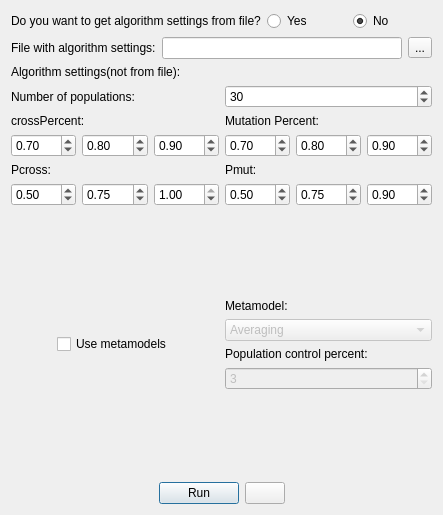
<?xml version="1.0" encoding="UTF-8"?>
<ui version="4.0">
 <class>GADialog</class>
 <widget class="QDialog" name="GADialog">
  <property name="geometry">
   <rect>
    <x>0</x>
    <y>0</y>
    <width>443</width>
    <height>515</height>
   </rect>
  </property>
  <property name="windowTitle">
   <string>Genetic Algorithm</string>
  </property>
  <layout class="QGridLayout" name="gridLayout">
   <item row="0" column="0">
    <layout class="QVBoxLayout" name="verticalLayout_12">
     <item>
      <layout class="QHBoxLayout" name="horizontalLayout">
       <item>
        <layout class="QVBoxLayout" name="verticalLayout_11">
         <item>
          <layout class="QHBoxLayout" name="horizontalLayout_8">
           <item>
            <widget class="QLabel" name="label_3">
             <property name="text">
              <string>Do you want to get algorithm settings from file?</string>
             </property>
            </widget>
           </item>
           <item>
            <widget class="QRadioButton" name="yes">
             <property name="text">
              <string>Yes</string>
             </property>
            </widget>
           </item>
           <item>
            <widget class="QRadioButton" name="no">
             <property name="text">
              <string>No</string>
             </property>
             <property name="checked">
              <bool>true</bool>
             </property>
            </widget>
           </item>
          </layout>
         </item>
         <item>
          <layout class="QHBoxLayout" name="horizontalLayout_2">
           <item>
            <widget class="QLabel" name="label">
             <property name="text">
              <string>File with algorithm settings:</string>
             </property>
            </widget>
           </item>
           <item>
            <widget class="QLineEdit" name="algconfname"/>
           </item>
           <item>
            <widget class="QToolButton" name="toolButton">
             <property name="text">
              <string>...</string>
             </property>
            </widget>
           </item>
          </layout>
         </item>
         <item>
          <widget class="QLabel" name="label_10">
           <property name="text">
            <string>Algorithm settings(not from file):</string>
           </property>
          </widget>
         </item>
         <item>
          <layout class="QHBoxLayout" name="horizontalLayout_5">
           <item>
            <widget class="QLabel" name="label_2">
             <property name="text">
              <string>Number of populations:</string>
             </property>
            </widget>
           </item>
           <item>
            <widget class="QSpinBox" name="popNum">
             <property name="minimum">
              <number>1</number>
             </property>
             <property name="maximum">
              <number>100</number>
             </property>
             <property name="value">
              <number>30</number>
             </property>
            </widget>
           </item>
          </layout>
         </item>
         <item>
          <layout class="QHBoxLayout" name="horizontalLayout_7">
           <item>
            <layout class="QVBoxLayout" name="verticalLayout_8">
             <item>
              <widget class="QLabel" name="label_6">
               <property name="text">
                <string>crossPercent:</string>
               </property>
              </widget>
             </item>
             <item>
              <layout class="QHBoxLayout" name="cp">
               <item>
                <widget class="QDoubleSpinBox" name="cp1">
                 <property name="decimals">
                  <number>2</number>
                 </property>
                 <property name="maximum">
                  <double>1.000000000000000</double>
                 </property>
                 <property name="singleStep">
                  <double>0.010000000000000</double>
                 </property>
                 <property name="value">
                  <double>0.700000000000000</double>
                 </property>
                </widget>
               </item>
               <item>
                <widget class="QDoubleSpinBox" name="cp2">
                 <property name="maximum">
                  <double>1.000000000000000</double>
                 </property>
                 <property name="singleStep">
                  <double>0.010000000000000</double>
                 </property>
                 <property name="value">
                  <double>0.800000000000000</double>
                 </property>
                </widget>
               </item>
               <item>
                <widget class="QDoubleSpinBox" name="cp3">
                 <property name="maximum">
                  <double>1.000000000000000</double>
                 </property>
                 <property name="singleStep">
                  <double>0.010000000000000</double>
                 </property>
                 <property name="value">
                  <double>0.900000000000000</double>
                 </property>
                </widget>
               </item>
              </layout>
             </item>
             <item>
              <widget class="QLabel" name="label_7">
               <property name="text">
                <string>Pcross:</string>
               </property>
              </widget>
             </item>
             <item>
              <layout class="QHBoxLayout" name="pc">
               <item>
                <widget class="QDoubleSpinBox" name="pc1">
                 <property name="maximum">
                  <double>1.000000000000000</double>
                 </property>
                 <property name="singleStep">
                  <double>0.010000000000000</double>
                 </property>
                 <property name="value">
                  <double>0.500000000000000</double>
                 </property>
                </widget>
               </item>
               <item>
                <widget class="QDoubleSpinBox" name="pc2">
                 <property name="maximum">
                  <double>1.000000000000000</double>
                 </property>
                 <property name="singleStep">
                  <double>0.010000000000000</double>
                 </property>
                 <property name="value">
                  <double>0.750000000000000</double>
                 </property>
                </widget>
               </item>
               <item>
                <widget class="QDoubleSpinBox" name="pc3">
                 <property name="maximum">
                  <double>1.000000000000000</double>
                 </property>
                 <property name="singleStep">
                  <double>0.010000000000000</double>
                 </property>
                 <property name="value">
                  <double>1.000000000000000</double>
                 </property>
                </widget>
               </item>
              </layout>
             </item>
            </layout>
           </item>
           <item>
            <layout class="QVBoxLayout" name="verticalLayout_4">
             <item>
              <widget class="QLabel" name="label_8">
               <property name="text">
                <string>Mutation Percent:</string>
               </property>
              </widget>
             </item>
             <item>
              <layout class="QHBoxLayout" name="mp">
               <item>
                <widget class="QDoubleSpinBox" name="mp1">
                 <property name="maximum">
                  <double>1.000000000000000</double>
                 </property>
                 <property name="singleStep">
                  <double>0.010000000000000</double>
                 </property>
                 <property name="value">
                  <double>0.700000000000000</double>
                 </property>
                </widget>
               </item>
               <item>
                <widget class="QDoubleSpinBox" name="mp2">
                 <property name="maximum">
                  <double>1.000000000000000</double>
                 </property>
                 <property name="singleStep">
                  <double>0.010000000000000</double>
                 </property>
                 <property name="value">
                  <double>0.800000000000000</double>
                 </property>
                </widget>
               </item>
               <item>
                <widget class="QDoubleSpinBox" name="mp3">
                 <property name="maximum">
                  <double>1.000000000000000</double>
                 </property>
                 <property name="singleStep">
                  <double>0.010000000000000</double>
                 </property>
                 <property name="value">
                  <double>0.900000000000000</double>
                 </property>
                </widget>
               </item>
              </layout>
             </item>
             <item>
              <widget class="QLabel" name="label_9">
               <property name="text">
                <string>Pmut:</string>
               </property>
              </widget>
             </item>
             <item>
              <layout class="QHBoxLayout" name="pm">
               <item>
                <widget class="QDoubleSpinBox" name="pm1">
                 <property name="maximum">
                  <double>1.000000000000000</double>
                 </property>
                 <property name="singleStep">
                  <double>0.010000000000000</double>
                 </property>
                 <property name="value">
                  <double>0.500000000000000</double>
                 </property>
                </widget>
               </item>
               <item>
                <widget class="QDoubleSpinBox" name="pm2">
                 <property name="maximum">
                  <double>1.000000000000000</double>
                 </property>
                 <property name="singleStep">
                  <double>0.010000000000000</double>
                 </property>
                 <property name="value">
                  <double>0.750000000000000</double>
                 </property>
                </widget>
               </item>
               <item>
                <widget class="QDoubleSpinBox" name="pm3">
                 <property name="maximum">
                  <double>1.000000000000000</double>
                 </property>
                 <property name="singleStep">
                  <double>0.010000000000000</double>
                 </property>
                 <property name="value">
                  <double>0.900000000000000</double>
                 </property>
                </widget>
               </item>
              </layout>
             </item>
            </layout>
           </item>
          </layout>
         </item>
         <item>
          <spacer name="verticalSpacer_2">
           <property name="orientation">
            <enum>Qt::Vertical</enum>
           </property>
           <property name="sizeHint" stdset="0">
            <size>
             <width>20</width>
             <height>40</height>
            </size>
           </property>
          </spacer>
         </item>
         <item>
          <layout class="QHBoxLayout" name="horizontalLayout_3">
           <item alignment="Qt::AlignHCenter">
            <widget class="QCheckBox" name="use_metamodels">
             <property name="text">
              <string>Use metamodels</string>
             </property>
            </widget>
           </item>
           <item>
            <layout class="QVBoxLayout" name="verticalLayout_6">
             <item>
              <widget class="QLabel" name="label_5">
               <property name="text">
                <string>Metamodel:</string>
               </property>
              </widget>
             </item>
             <item>
              <widget class="QComboBox" name="comboBox">
               <property name="enabled">
                <bool>false</bool>
               </property>
               <item>
                <property name="text">
                 <string>Averaging</string>
                </property>
               </item>
               <item>
                <property name="text">
                 <string>KNearestNeighbours</string>
                </property>
               </item>
               <item>
                <property name="text">
                 <string>Neural Network</string>
                </property>
               </item>
               <item>
                <property name="text">
                 <string>Support Vector Regression</string>
                </property>
               </item>
               <item>
                <property name="text">
                 <string>Linear Regression</string>
                </property>
               </item>
               <item>
                <property name="text">
                 <string>Random</string>
                </property>
               </item>
              </widget>
             </item>
             <item>
              <widget class="QLabel" name="label_4">
               <property name="text">
                <string>Population control percent:</string>
               </property>
              </widget>
             </item>
             <item>
              <widget class="QSpinBox" name="popControl">
               <property name="enabled">
                <bool>false</bool>
               </property>
               <property name="minimum">
                <number>3</number>
               </property>
               <property name="maximum">
                <number>100</number>
               </property>
              </widget>
             </item>
            </layout>
           </item>
          </layout>
         </item>
         <item>
          <spacer name="verticalSpacer">
           <property name="orientation">
            <enum>Qt::Vertical</enum>
           </property>
           <property name="sizeHint" stdset="0">
            <size>
             <width>20</width>
             <height>40</height>
            </size>
           </property>
          </spacer>
         </item>
         <item>
          <layout class="QHBoxLayout" name="horizontalLayout_4">
           <item>
            <spacer name="horizontalSpacer">
             <property name="orientation">
              <enum>Qt::Horizontal</enum>
             </property>
             <property name="sizeHint" stdset="0">
              <size>
               <width>40</width>
               <height>20</height>
              </size>
             </property>
            </spacer>
           </item>
           <item>
            <widget class="QPushButton" name="pushButton">
             <property name="text">
              <string>Run</string>
             </property>
            </widget>
           </item>
           <item>
            <widget class="QPushButton" name="metamodels_button">
             <property name="text">
              <string/>
             </property>
             <property name="icon">
              <iconset resource="resources.qrc">
               <normaloff>:/pics/pics/chart_line.png</normaloff>:/pics/pics/chart_line.png</iconset>
             </property>
            </widget>
           </item>
           <item>
            <spacer name="horizontalSpacer_2">
             <property name="orientation">
              <enum>Qt::Horizontal</enum>
             </property>
             <property name="sizeHint" stdset="0">
              <size>
               <width>40</width>
               <height>20</height>
              </size>
             </property>
            </spacer>
           </item>
          </layout>
         </item>
        </layout>
       </item>
      </layout>
     </item>
    </layout>
   </item>
  </layout>
 </widget>
 <resources>
  <include location="resources.qrc"/>
 </resources>
 <connections>
  <connection>
   <sender>pushButton</sender>
   <signal>clicked()</signal>
   <receiver>GADialog</receiver>
   <slot>run()</slot>
   <hints>
    <hint type="sourcelabel">
     <x>253</x>
     <y>496</y>
    </hint>
    <hint type="destinationlabel">
     <x>73</x>
     <y>165</y>
    </hint>
   </hints>
  </connection>
  <connection>
   <sender>metamodels_button</sender>
   <signal>clicked()</signal>
   <receiver>GADialog</receiver>
   <slot>draw_metamodels()</slot>
   <hints>
    <hint type="sourcelabel">
     <x>301</x>
     <y>497</y>
    </hint>
    <hint type="destinationlabel">
     <x>244</x>
     <y>174</y>
    </hint>
   </hints>
  </connection>
  <connection>
   <sender>use_metamodels</sender>
   <signal>clicked()</signal>
   <receiver>GADialog</receiver>
   <slot>use_metamodels()</slot>
   <hints>
    <hint type="sourcelabel">
     <x>119</x>
     <y>395</y>
    </hint>
    <hint type="destinationlabel">
     <x>79</x>
     <y>48</y>
    </hint>
   </hints>
  </connection>
  <connection>
   <sender>algconfname</sender>
   <signal>textChanged(QString)</signal>
   <receiver>GADialog</receiver>
   <slot>loadAlgConf()</slot>
   <hints>
    <hint type="sourcelabel">
     <x>384</x>
     <y>103</y>
    </hint>
    <hint type="destinationlabel">
     <x>273</x>
     <y>42</y>
    </hint>
   </hints>
  </connection>
  <connection>
   <sender>toolButton</sender>
   <signal>clicked()</signal>
   <receiver>GADialog</receiver>
   <slot>openDialog()</slot>
   <hints>
    <hint type="sourcelabel">
     <x>425</x>
     <y>109</y>
    </hint>
    <hint type="destinationlabel">
     <x>289</x>
     <y>2</y>
    </hint>
   </hints>
  </connection>
  <connection>
   <sender>metamodels_button</sender>
   <signal>clicked()</signal>
   <receiver>GADialog</receiver>
   <slot>showMetamodelsRes()</slot>
   <hints>
    <hint type="sourcelabel">
     <x>301</x>
     <y>497</y>
    </hint>
    <hint type="destinationlabel">
     <x>225</x>
     <y>143</y>
    </hint>
   </hints>
  </connection>
  <connection>
   <sender>yes</sender>
   <signal>clicked()</signal>
   <receiver>GADialog</receiver>
   <slot>pressYes()</slot>
   <hints>
    <hint type="sourcelabel">
     <x>405</x>
     <y>23</y>
    </hint>
    <hint type="destinationlabel">
     <x>334</x>
     <y>9</y>
    </hint>
   </hints>
  </connection>
  <connection>
   <sender>no</sender>
   <signal>clicked()</signal>
   <receiver>GADialog</receiver>
   <slot>pressNo()</slot>
   <hints>
    <hint type="sourcelabel">
     <x>383</x>
     <y>63</y>
    </hint>
    <hint type="destinationlabel">
     <x>339</x>
     <y>113</y>
    </hint>
   </hints>
  </connection>
 </connections>
 <slots>
  <slot>run()</slot>
  <slot>draw_metamodels()</slot>
  <slot>use_metamodels()</slot>
  <slot>loadAlgConf()</slot>
  <slot>openDialog()</slot>
  <slot>change_metamodel()</slot>
  <slot>changePCPersent()</slot>
  <slot>showMetamodelsRes()</slot>
  <slot>pressYes()</slot>
  <slot>pressNo()</slot>
 </slots>
</ui>
